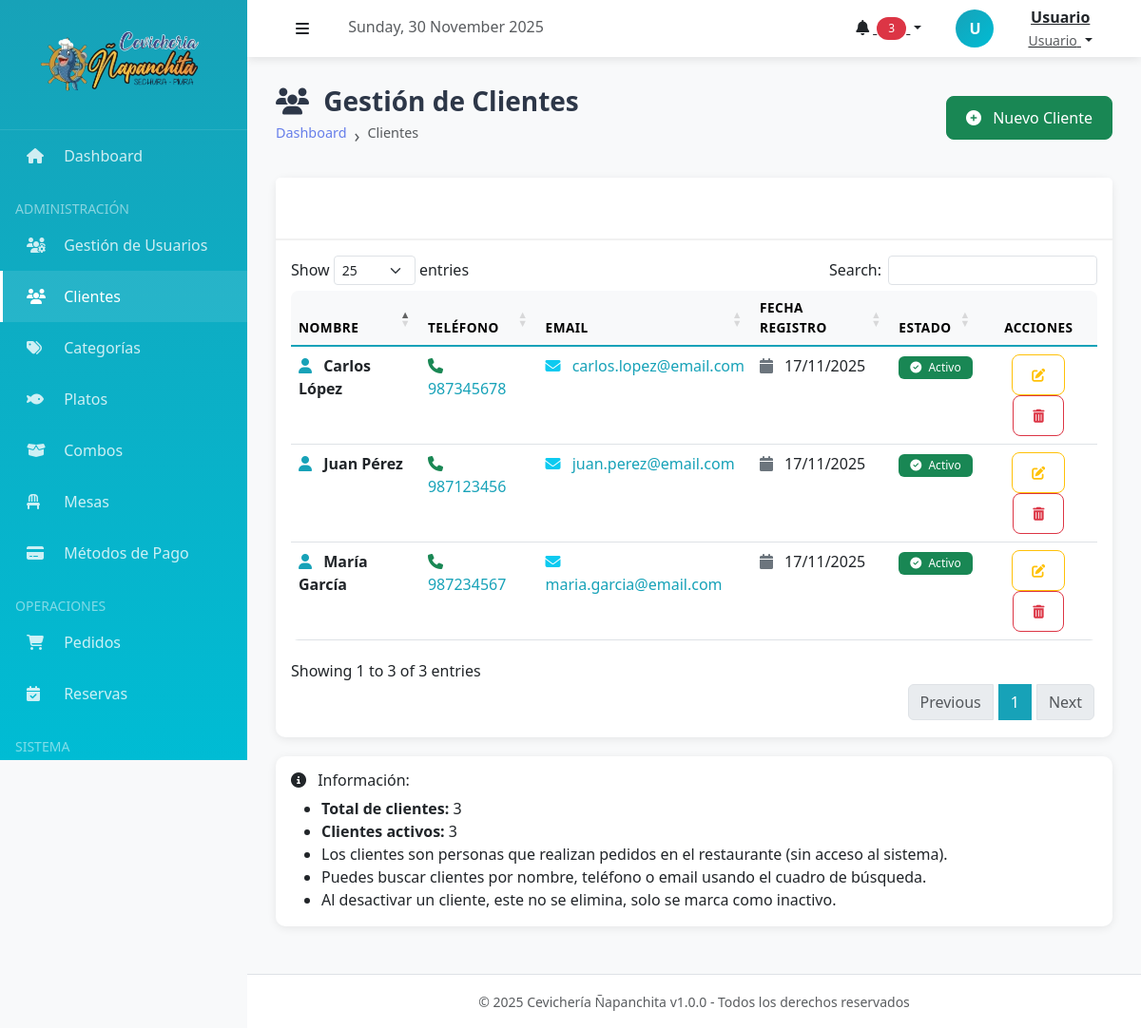
/index.php?action=clientes (signed in), run on the app's committed database.
### tables this page shows
CREATE TABLE clientes (
    id INT AUTO_INCREMENT PRIMARY KEY,
    nombre VARCHAR(100) NOT NULL,
    telefono VARCHAR(20) NOT NULL,
    email VARCHAR(100),
    direcciones JSON COMMENT 'Array de direcciones del cliente',
    notas TEXT,
    fecha_registro TIMESTAMP DEFAULT CURRENT_TIMESTAMP,
    activo BOOLEAN DEFAULT TRUE,
    
    INDEX idx_clientes_telefono (telefono),
    INDEX idx_clientes_email (email),
    INDEX idx_clientes_activo (activo)
);

### controllers/ClienteController.php (called while the page is built, shortened)
<?php
require_once __DIR__ . '/../models/Cliente.php';
class ClienteController
{
    private $cliente;
    public function __construct()
    {
        $this->cliente = new Cliente();
    }
    public function index()
    {
        $clientes = $this->cliente->listar(false);
        require_once __DIR__ . '/../views/clientes/index.php';
    }
}

### models/Cliente.php (called while the page is built, shortened)
<?php
class Cliente
{
    private $conn;
    private $table = "clientes";
    public function __construct()
    {
        $database = new Database();
        $this->conn = $database->getConnection();
    }
    public function listar($soloActivos = true)
    {
        $query = "SELECT id, nombre, telefono, email, fecha_registro, activo
                  FROM " . $this->table . " ";
        $query .= "ORDER BY nombre ASC";
        $stmt = $this->conn->prepare($query);
        $stmt->execute();
        return $stmt->fetchAll(PDO::FETCH_ASSOC);
    }
}

### config/database.php (called while the page is built, shortened)
<?php
class Database
{
    private $host = "localhost";
    private $db_name = "napanchita_db";
    private $username = "root";
    private $password = "";
    public function getConnection()
    {
        try {
            $this->conn = new PDO(
                "mysql:host=" . $this->host . ";dbname=" . $this->db_name . ";charset=utf8mb4",
                $this->username,
                $this->password
            );
            $this->conn->setAttribute(PDO::ATTR_ERRMODE, PDO::ERRMODE_EXCEPTION);
            $this->conn->setAttribute(PDO::ATTR_EMULATE_PREPARES, false);
            return $this->conn;
        } catch (PDOException $e) {
            echo "Error de conexión: " . $e->getMessage();
            return null;
        }
    }
}

### views/clientes/index.php (the view, shortened to what this page needs)
<?php
include __DIR__ . '/../layouts/header.php';
?>
<div class="page-header">
    <div class="d-flex justify-content-between align-items-center">
        <div>
            <h1><i class="fas fa-users me-2"></i> Gestión de Clientes</h1>
            <nav aria-label="breadcrumb">
                <ol class="breadcrumb">
                    <li class="breadcrumb-item"><a href="<?php echo BASE_URL; ?>index.php?action=dashboard">Dashboard</a></li>
                    <li class="breadcrumb-item active">Clientes</li>
                </ol>
            </nav>
        </div>
        <div>
            <a href="<?php echo BASE_URL; ?>index.php?action=clientes_crear" class="btn btn-success">
                <i class="fas fa-plus-circle me-2"></i> Nuevo Cliente
            </a>
        </div>
    </div>
</div>
<div class="card">
    <div class="card-header">
        <i class="fas fa-list me-2"></i> Listado de Clientes
    </div>
    <div class="card-body">
        <div class="table-responsive">
            <table class="table table-hover" id="tablaClientes">
                <thead class="table-primary">
                    <tr>
                        <th>Nombre</th>
                        <th>Teléfono</th>
                        <th>Email</th>
                        <th>Fecha Registro</th>
                        <th>Estado</th>
                        <th class="text-center">Acciones</th>
                    </tr>
                </thead>
                <tbody>
                    <?php foreach ($clientes as $cliente): ?>
                        <tr>
                            <td>
                                <i class="fas fa-user text-primary me-2"></i>
                                <strong><?php echo htmlspecialchars($cliente['nombre']); ?></strong>
                            </td>
                            <td>
                                <i class="fas fa-phone text-success me-2"></i>
                                <a href="tel:<?php echo $cliente['telefono']; ?>" class="text-decoration-none">
                                    <?php echo htmlspecialchars($cliente['telefono']); ?>
                                </a>
                            </td>
                            <td>
                                <?php if (!empty($cliente['email'])): ?>
                                    <i class="fas fa-envelope text-info me-2"></i>
                                    <a href="mailto:<?php echo $cliente['email']; ?>" class="text-decoration-none">
                                        <?php echo htmlspecialchars($cliente['email']); ?>
                                    </a>
                                <?php else: ?>
                                    <span class="text-muted">-</span>
                                <?php endif; ?>
                            </td>
                            <td>
                                <i class="fas fa-calendar text-secondary me-2"></i>
                                <?php echo date('d/m/Y', strtotime($cliente['fecha_registro'])); ?>
                            </td>
                            <td>
                                <?php if ($cliente['activo']): ?>
                                    <span class="badge bg-success">
                                        <i class="fas fa-check-circle me-1"></i> Activo
                                    </span>
                                <?php else: ?>
                                    <span class="badge bg-secondary">
                                        <i class="fas fa-times-circle me-1"></i> Inactivo
                                    </span>
                                <?php endif; ?>
                            </td>
                            <td class="text-center">
                                <a href="<?php echo BASE_URL; ?>index.php?action=clientes_editar&id=<?php echo $cliente['id']; ?>"
                                    class="btn btn-sm btn-outline-warning"
                                    title="Editar">
                                    <i class="fas fa-edit"></i>
                                </a>
                                <?php if ($cliente['activo']): ?>
                                    <a href="<?php echo BASE_URL; ?>index.php?action=clientes_eliminar&id=<?php echo $cliente['id']; ?>"
                                        class="btn btn-sm btn-outline-danger btn-eliminar"
                                        title="Desactivar"
                                        onclick="return confirm('¿Estás seguro de desactivar este cliente?')">
                                        <i class="fas fa-trash-alt"></i>
                                    </a>
                                <?php endif; ?>
                            </td>
                        </tr>
                    <?php endforeach; ?>
                </tbody>
            </table>
        </div>
    </div>
</div>
<div class="card mt-3">
    <div class="card-body">
        <h6><i class="fas fa-info-circle me-2"></i> Información:</h6>
        <ul class="mb-0">
            <li><strong>Total de clientes:</strong> <?php echo count($clientes); ?></li>
            <li><strong>Clientes activos:</strong> <?php echo count(array_filter($clientes, fn($c) => $c['activo'])); ?></li>
            <li>Los clientes son personas que realizan pedidos en el restaurante (sin acceso al sistema).</li>
            <li>Puedes buscar clientes por nombre, teléfono o email usando el cuadro de búsqueda.</li>
            <li>Al desactivar un cliente, este no se elimina, solo se marca como inactivo.</li>
        </ul>
    </div>
</div>
<?php
include __DIR__ . '/../layouts/footer.php';
?>

### public/css/style.css (style rules this page uses)
:root { --color-primary: #667eea; --color-secondary: #764ba2; --color-success: #28a745; --color-danger: #dc3545; --color-warning: #ffc107; --color-info: #17a2b8; --color-light: #f8f9fa; --color-dark: #343a40; --transition: all 0.3s ease; }
body { font-family: 'Segoe UI', Tahoma, Geneva, Verdana, sans-serif; background-color: #f4f6f9; }
.card { transition: var(--transition); margin-bottom: 20px; }
.card-header { font-weight: 600; background: linear-gradient(135deg, var(--color-primary) 0%, var(--color-secondary) 100%); color: white; border-bottom: none; }
.btn { transition: var(--transition); font-weight: 500; border-radius: 8px; padding: 10px 20px; }
.badge { padding: 6px 12px; font-weight: 500; border-radius: 6px; }
.table { background: white; border-radius: 8px; overflow: hidden; }
.table thead th { background-color: #f8f9fa; border-bottom: 2px solid #dee2e6; font-weight: 600; text-transform: uppercase; font-size: 0.85rem; letter-spacing: 0.5px; }
.breadcrumb { background: transparent; font-size: 0.9rem; }
.breadcrumb-item + .breadcrumb-item::before { content: "›"; font-size: 1.2rem; }
.breadcrumb-item a { color: var(--color-primary); text-decoration: none; }

### public/css/tema-celeste.css (style rules this page uses)
:root { --primary-color: #17a2b8; --primary-dark: #138496; --primary-light: #00bcd4; --primary-gradient: linear-gradient(135deg, #17a2b8 0%, #00bcd4 100%); }
.text-primary { color: #17a2b8 !important; }
a { color: #17a2b8; }
table.dataTable thead th { border-bottom: 2px solid #17a2b8; }

### views/layouts/header.php (style rules this page uses)
:root { --sidebar-width: 260px; --header-height: 60px; --primary-color: #17a2b8; --secondary-color: #00bcd4; }
body { font-family: 'Segoe UI', Tahoma, Geneva, Verdana, sans-serif; background-color: #f8f9fa; }
.page-header { margin-bottom: 30px; }
.page-header h1 { font-size: 28px; font-weight: 700; color: #2d3748; margin: 0; }
.breadcrumb { background: transparent; padding: 0; margin: 5px 0 0 0; }
.card { border: none; box-shadow: 0 2px 10px rgba(0, 0, 0, 0.08); border-radius: 10px; }
.card-header { background: white; border-bottom: 2px solid #f1f1f1; font-weight: 600; padding: 20px; }

### data on the page
clientes: nombre "Carlos López", telefono "987345678", email "carlos.lopez@email.com", fecha_registro "17/11/2025", activo 1 (drawn)
clientes: nombre "Juan Pérez", telefono "987123456", email "juan.perez@email.com", fecha_registro "17/11/2025", activo 1 (drawn)
clientes: nombre "María García", telefono "987234567", email "maria.garcia@email.com", fecha_registro "17/11/2025", activo 1 (drawn)

### other printed values
substr($_SESSION['nombre'] ?? 'U', 0, 1) "U"
$_SESSION['nombre'] "Usuario"
$_SESSION['rol'] "Usuario"
count($clientes) "3"
count(array_filter($clientes, fn($c) => $c['activo'])) "3"
APP_NAME "Cevichería Ñapanchita"
APP_VERSION "1.0.0"
